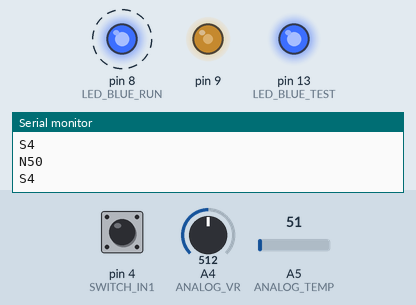
This sketch was run on a simulated Arduino Uno, built with avr-gcc and run on an emulated ATmega328P. Parts: output pins drawn as LEDs (lit = HIGH), the last lines printed to the serial monitor. Dashed ring = blinking. The inputs (shaded band) are chosen by the test bench; at power-on: pin 4 (SWITCH_IN1) HIGH, A4 (ANALOG_VR) = 512, A5 (ANALOG_TEMP) = 51.

Above: at 1.2 s.
1.3 s: pin 4 (SWITCH_IN1) pulled LOW for 0.15 s
At 1.39 s:
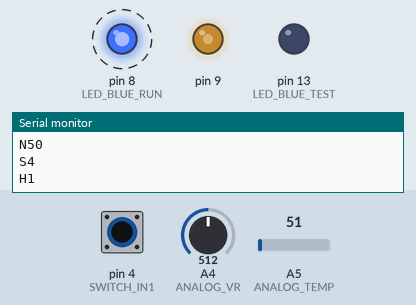
4.3 s: pin 4 (SWITCH_IN1) pulled LOW for 1 s
At 6.0 s:
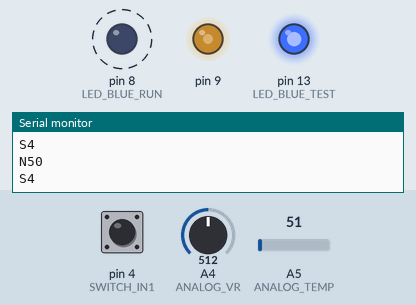
7.3 s: pin 4 (SWITCH_IN1) pulled LOW for 3.2 s
At 8.1 s:
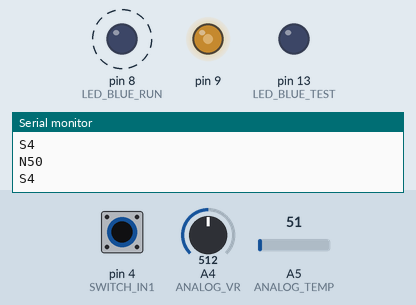
Timing chart, 0 to 18.0 s (numbered marks = the images above; inputs shaded):
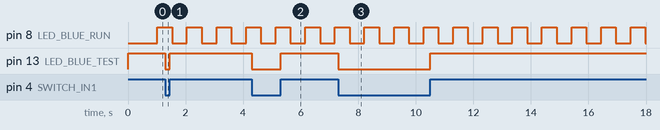

Measured:
- after the input at 1.3 s, pin 13 (LED_BLUE_TEST): HIGH → LOW at once, → HIGH 0.15 s later
- after the input at 4.3 s, pin 13 (LED_BLUE_TEST): HIGH → LOW at once, → HIGH 1.0 s later
- after the input at 7.3 s, pin 13 (LED_BLUE_TEST): HIGH → LOW at once, → HIGH 3.2 s later
- by itself, pin 8 (LED_BLUE_RUN): alternates HIGH for 0.51 s and LOW for 0.51 s

The sketch:

arduino_bluetooth_code.ino
```cpp
#include <SoftwareSerial.h>
#include "header.h"

#include "blink.h"
#include "bluetooth.h"
#include "thread.h"
#include "switch.h"

/// ----------------------------------------------------------------------------------
void setup(void)
/// ----------------------------------------------------------------------------------
{
  pinMode(LED_BLUE_RUN, OUTPUT);
  Timer_Init();
  Switch_Init(); // 스위치용 GPIO 14-Pin 초기화

  BTSerial.begin(9600); // HC05 데이터모드, 시리얼 통신속도 9600bps (Bit Per Second)
  Serial.begin(9600); // 터미널 시리얼 통신속도 9600bps (Bit Per Second)

  analogWrite(9, 127);
}

/// ----------------------------------------------------------------------------------
void loop(void)
/// ----------------------------------------------------------------------------------
{
  Bluetooth_commnunication();
  Switch_Proc(); // Switch input GPIO PIN Number 14
  //blinkingLed(); // Run LED is blinking
  //ControlLed(0, 1); // Entry : (int color, int control), color 0 = Red, 1 = blue
}
```

blink.h
```cpp
#ifndef _BLINK_H_ // ~~ #endif // _BLINK_H_ 까지의 Pesudo 코드 정의이며, 이는 무한 자기 참조를 막기 위함이다.
#define _BLINK_H_

// ----------------------------------------------------------------------------------------------
//#include "blink.h"

void blinkingLed(void); // Function to Blink LED, Called from the loop function
void ControlLed(int color, int control); // color 0 = Red, 1 = blue

// ----------------------------------------------------------------------------------------------
#endif // _BLINK_H_
```

blink.ino
```cpp
#include "blink.h"
#include "header.h"

/// ----------------------------------------------------------------------------------
void blinkingLed(void) // Function to Blink LED, Called from the loop function
/// ----------------------------------------------------------------------------------
{
  digitalWrite(LED_BLUE_RUN, HIGH);
  delay(100);
  digitalWrite(LED_BLUE_RUN, LOW);
  delay(100);
}

/// ----------------------------------------------------------------------------------
void ControlLed(int color, int control) // color 0 = Red, 1 = blue
/// ----------------------------------------------------------------------------------
{
  if (color) {
    //
    if (control){
      //
    }
    else {
      //
    }
  }
  else {
    //
    if (control){
      //
    }
    else {
      //
    }
  }
}
```

bluetooth.h
```cpp
#ifndef _BLUETOOTH_H_ // ~~ #endif // _BLUETOOTH_H_ 까지의 Pesudo 코드 정의이며, 이는 무한 자기 참조를 막기 위함이다.
#define _BLUETOOTH_H_

// ----------------------------------------------------------------------------------------------
//#include "bluetooth.h"

SoftwareSerial BTSerial(2,3);

//extern SoftwareSerial BTSerial(2,3);
//extern BTSerial(2,3);

void Bluetooth_commnunication(void);

void Bluetooth_TX_NowTemp(int temp);
void Bluetooth_TX_SetTemp(int temp);
void Bluetooth_TX_GetPowerOn(void);
void Bluetooth_TX_GetPowerOff(void);

// ----------------------------------------------------------------------------------------------
#endif // _BLUETOOTH_H_
```

bluetooth.ino
```cpp
#include <SoftwareSerial.h>
#include "bluetooth.h"
#include "header.h"

String androidCmd; // Command message from Android
int nr;

/// ----------------------------------------------------------------------------------
void Bluetooth_commnunication(void)
/// ----------------------------------------------------------------------------------
{
  // Read incoming command from Android
  if (BTSerial.available() > 0)
  {
    //androidCmd = BTSerial.read(); // 현재 수신된 바이트를 모두 읽는다.
    androidCmd = BTSerial.readStringUntil('\r'); // 수신된 바이트를 조사하여 '\r'이 수신되는 지점 까지만을 읽는다.

    Serial.println(androidCmd); // For debug purpose

    nr = androidCmd.toInt();
    analogWrite(9, nr);
  }
}

char buff[8];

/// ----------------------------------------------------------------------------------
void Bluetooth_TX_NowTemp(int temp)
/// ----------------------------------------------------------------------------------
{
  buff[0] = 'N';
  itoa(temp, &buff[1], 10);
  //BTSerial.println("N55");
  //Serial.println("N55");
  BTSerial.println(buff);
  Serial.println(buff);
}

/// ----------------------------------------------------------------------------------
void Bluetooth_TX_SetTemp(int temp)
/// ----------------------------------------------------------------------------------
{
  buff[0] = 'S';
  itoa(temp, &buff[1], 10);
  //BTSerial.println("S77");
  //Serial.println("S77");
  BTSerial.println(buff);
  Serial.println(buff);
}

/// ----------------------------------------------------------------------------------
void Bluetooth_TX_GetPowerOn(void)
/// ----------------------------------------------------------------------------------
{
  BTSerial.println("H1");
  Serial.println("H1");
}

/// ----------------------------------------------------------------------------------
void Bluetooth_TX_GetPowerOff(void)
/// ----------------------------------------------------------------------------------
{
  BTSerial.println("H0");
  Serial.println("H0");
}
```

header.h
```cpp
#ifndef _HEADER_H_ // ~~ #endif // _HEADER_H_ 까지의 Pesudo 코드 정의이며, 이는 무한 자기 참조를 막기 위함이다.
#define _HEADER_H_

#define SWITCH_IN1    4  // Switch input GPIO PIN Number 4

#define LED_BLUE_RUN  8  // Blue LED, Run Status
#define LED_BLUE_DIM  9  // Red LED,  Dimming Control
#define LED_BLUE      12 // Blue LED, Test
#define LED_BLUE_TEST 13 // Red LED,  Switch Test

#define ANALOG_VR     A4 // Analog Input A4, Volume(V/R), 가변저항 아날로그 입력
#define ANALOG_TEMP   A5 // Analog Input A5, Temperature Sensor, 온도센서 아날로그 입력

// ----------------------------------------------------------------------------------------------
//#include "header.h"

// ----------------------------------------------------------------------------------------------

#endif // _HEADER_H_
```

switch.h
```cpp
#ifndef _SWITCH_H_ // ~~ #endif // _SWITCH_H_ 까지의 Pesudo 코드 정의이며, 이는 무한 자기 참조를 막기 위함이다.
#define _SWITCH_H_

// ----------------------------------------------------------------------------------------------
//#include "switch.h"

void Switch_Init(void); // 스위치용 GPIO 4-Pin 초기화
void Switch_Proc(void); // Switch input GPIO PIN Number 4
// ----------------------------------------------------------------------------------------------

#endif // _SWITCH_H_
```

switch.ino
```cpp
//#include <SoftwareSerial.h>
#include "header.h"
#include "switch.h"
#include "bluetooth.h"

static int check_status = 0;

/// ----------------------------------------------------------------------------------
void Switch_Init(void) // 스위치용 GPIO 1-Pin 초기화
/// ----------------------------------------------------------------------------------
{
  pinMode(SWITCH_IN1, INPUT_PULLUP);
  pinMode(LED_BLUE_TEST, OUTPUT);
}

/// ----------------------------------------------------------------------------------
void Switch_Proc(void) // Switch input GPIO PIN Number 4
/// ----------------------------------------------------------------------------------
{
  if (digitalRead(SWITCH_IN1) == 1) // 스위치가 눌리지 않았으면...
  {
    if (check_status == 0) // 스위치가 눌렸으면
    {
      digitalWrite(LED_BLUE_TEST, HIGH); // OFF
      Bluetooth_TX_GetPowerOff();
      check_status = 1;
    }
  }
  else {  // 스위치가 눌렸으면...
    if (check_status == 1)
    {
      digitalWrite(LED_BLUE_TEST, LOW); // ON
      Bluetooth_TX_GetPowerOn();
      check_status = 0;
    }
  }
}
```

thread.h
```cpp
#ifndef _THREAD_H_ // ~~ #endif // _THREAD_H_ 까지의 Pesudo 코드 정의이며, 이는 무한 자기 참조를 막기 위함이다.
#define _THREAD_H_

// ----------------------------------------------------------------------------------------------
//#include "thread.h"

void Timer_Init(void);
void Timer0_Initialize(void);
void Timer1_Initialize(void);
void Timer2_Initialize(void);

// ----------------------------------------------------------------------------------------------
#endif // _THREAD_H_
```

thread.ino
```cpp
#include "header.h"
#include "thread.h"
#include "blink.h"

static int Time0 = 500;
static int Time1 = 250;
static int toggle0 = 0;

static int now_temp = 0;
static int set_temp = 0; //99;

/// ----------------------------------------------------------------------------------
void Thread_Proc() // 이 함수는 1초에 1000번 실행함..
/// ----------------------------------------------------------------------------------
{
  Time0--;
  Time1--;

  if (Time0 == 0)
  {
    Time0 = 500;
    //generates pulse wave of frequency 2kHz/2 = 1kHz (takes two cycles for full wave- toggle high then toggle low)
    if (toggle0){
      digitalWrite(LED_BLUE_RUN, HIGH);  // Run LED OFF
      toggle0 = 0;
    }
    else{
      digitalWrite(LED_BLUE_RUN, LOW); // Run LED ON
      toggle0 = 1;
    }
  }

  if (Time1 == 0)
  {
    Time1 = 250;

    now_temp = (int)(5.0/51.2 * analogRead(ANALOG_VR)); // ANALOG_TEMP, Pin-A5
    set_temp = (int)(5.0/51.2 * analogRead(ANALOG_TEMP)); // ANALOG_VR, Pin-A4
    Bluetooth_TX_NowTemp(now_temp);
    Bluetooth_TX_SetTemp(set_temp);

    /*
    Bluetooth_TX_NowTemp(now_temp);
    Bluetooth_TX_SetTemp(set_temp);
    if (now_temp++ == 100) now_temp = 0;
    if (set_temp-- == 0) set_temp = 99;
    */
    //Bluetooth_TX_GetPowerOn();
    //Bluetooth_TX_GetPowerOff();
  }
}

/// ----------------------------------------------------------------------------------
ISR(TIMER0_COMPA_vect) //timer0 interrupt 1kHz, 이 인터럽트 함수는 1초에 1000번 실행함..
/// ----------------------------------------------------------------------------------
{
  Thread_Proc();
}

/*
/// ----------------------------------------------------------------------------------
ISR(TIMER1_COMPA_vect) //timer1 interrupt 1Hz toggles pin 13 (LED)
/// ----------------------------------------------------------------------------------
{
  //generates pulse wave of frequency 1Hz/2 = 0.5kHz (takes two cycles for full wave- toggle high then toggle low)
  if (toggle1){
    digitalWrite(13,HIGH);
    toggle1 = 0;
  }
  else{
    digitalWrite(13,LOW);
    toggle1 = 1;
  }
}

/// ----------------------------------------------------------------------------------
ISR(TIMER2_COMPA_vect) //timer1 interrupt 8kHz toggles pin 9
/// ----------------------------------------------------------------------------------
{
  //generates pulse wave of frequency 8kHz/2 = 4kHz (takes two cycles for full wave- toggle high then toggle low)
  if (toggle2){
    digitalWrite(9,HIGH);
    toggle2 = 0;
  }
  else{
    digitalWrite(9,LOW);
    toggle2 = 1;
  }
}
*/

/// ----------------------------------------------------------------------------------
void Timer_Init(void)
/// ----------------------------------------------------------------------------------
{
  cli(); // disable interrupts
  Timer0_Initialize();
  //Timer1_Initialize();
  //Timer2_Initialize();
  sei(); // enable interrupts
}

/// ----------------------------------------------------------------------------------
void Timer0_Initialize(void) // 8bit Timer
/// ----------------------------------------------------------------------------------
{
  //cli();//stop interrupts

  //set timer0 interrupt at 1 or 2kHz
  TCCR0A = 0; // set entire TCCR0A register to 0
  TCCR0B = 0; // same for TCCR0B
  TCNT0  = 0; // initialize counter value to 0

  // set compare match register for 2khz increments
  //OCR0A = 124; // = (16*10^6) / (2000*64) - 1 (must be <256), 2KHz
  // set compare match register for 1khz increments
  OCR0A = 249; // = (16*10^6) / (1000*64) - 1 (must be <256),  1KHz

  TCCR0A |= (1 << WGM01); // turn on CTC mode
  TCCR0B |= (1 << CS01) | (1 << CS00);    // Set CS01 and CS00 bits for 64 prescaler
  TIMSK0 |= (1 << OCIE0A); // enable timer compare interrupt

  //sei(); //allow interrupts
} // end Timer0 Initialize

/// ----------------------------------------------------------------------------------
void Timer1_Initialize(void) // 16bit Timer
/// ----------------------------------------------------------------------------------
{
  //cli();//stop interrupts

  //set timer1 interrupt at 1Hz
  TCCR1A = 0;// set entire TCCR1A register to 0
  TCCR1B = 0;// same for TCCR1B
  TCNT1  = 0;//initialize counter value to 0

  // set compare match register for 1hz increments
  OCR1A = 15624;// = (16*10^6) / (1*1024) - 1 (must be <65536)

  TCCR1B |= (1 << WGM12); // turn on CTC mode
  TCCR1B |= (1 << CS12) | (1 << CS10);  // Set CS10 and CS12 bits for 1024 prescaler
  TIMSK1 |= (1 << OCIE1A); // enable timer compare interrupt

  //sei(); //allow interrupts
} // end Timer1 Initialize

/// ----------------------------------------------------------------------------------
void Timer2_Initialize(void) // 8bit Timer, 8KHz
/// ----------------------------------------------------------------------------------
{
  //cli();//stop interrupts

  //set timer2 interrupt at 8kHz
  TCCR2A = 0;// set entire TCCR2A register to 0
  TCCR2B = 0;// same for TCCR2B
  TCNT2  = 0;//initialize counter value to 0

  // set compare match register for 8khz increments
  //OCR2A = 249;             // = (16*10^6) / (8000*8) - 1 (must be <256),  8KHz
  OCR2A = 249;             // = (16*10^6) / (8000*8) - 1 (must be <256),  500Hz
  TCCR2A |= (1 << WGM21);  // turn on CTC mode
  TCCR2B |= (1 << CS21);   // Set CS21 bit for 8 prescaler
  TIMSK2 |= (1 << OCIE2A); // enable timer compare interrupt

  //sei(); //allow interrupts
} // end Timer2 Initialize
```
